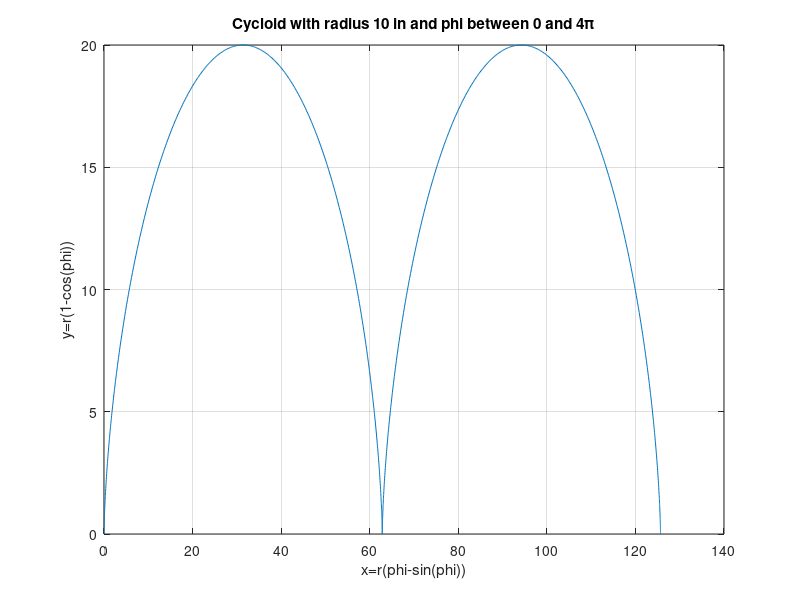
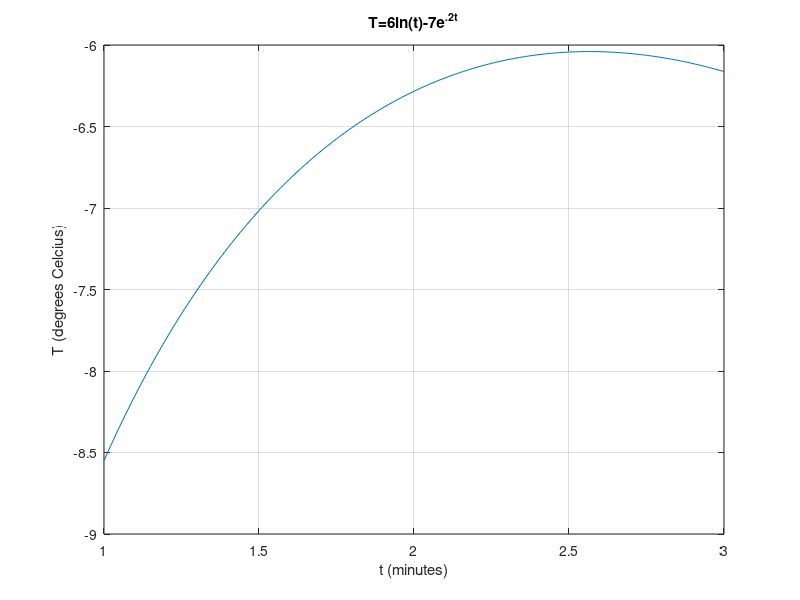
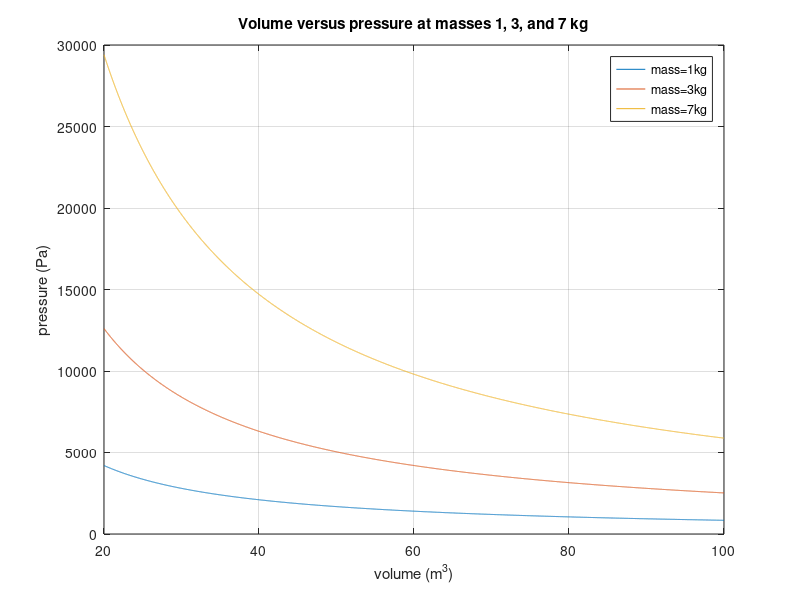
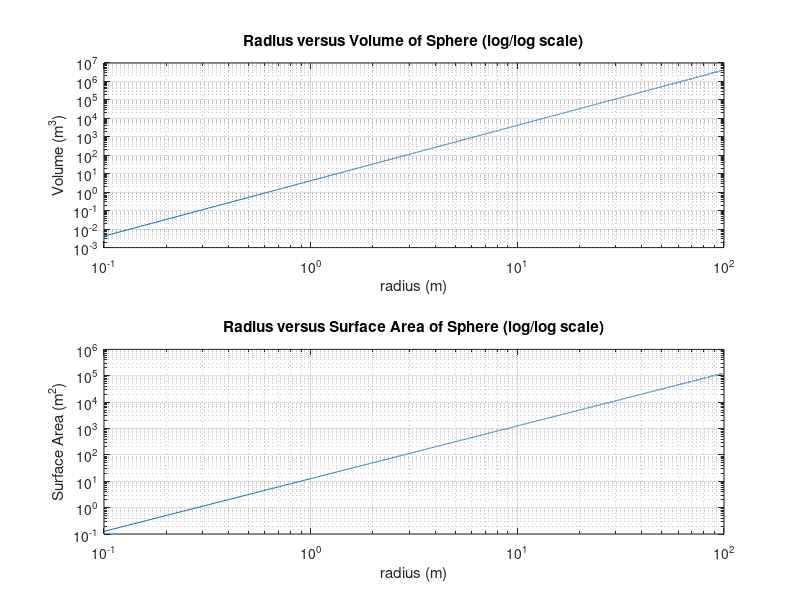

Here is the MATLAB script that generated these plots, in order:
% Emerson Fleming
% Homework 2
% 10-5-2021
clc,clear,format compact
%% Problem 1
%given
x=1:.2:5; % x starts at 1, increases by intervals of .2 up to 5
%function
y=7*sin(4*x); % function y with respect to x
%show 3rd
disp(y(3)) % shows 3rd value of incremental function

%% Problem 2
%given
a=[sin(-pi/2):.05:cos(0)];
%show 10th value
disp(a(10)) %shows 10th value of incremental function

%% Problem 3
%find roots
r=roots([13 182 -184 2503]) % 13*x^3+182*x^2-184*x+2503=0

%% Problem 4
%problem a (6π(tan^(-1)(12.5))+4):
a=(6*pi*atan(12.5))+4

%problem b (5tan(3(sin^(-1)(13/5)))):
b=5*tan(3*asin(13/5))

%% Problem 5
%given
r=10; %radius in inches
phi=[0:.01:4*pi]; %angle phi in radians

%parametric equations
x=r*(phi-sin(phi)); %x parameter
y=r*(1-cos(phi)); %y parameter

%cycloid plot
figure(5)
plot(x,y)
title('Cycloid with radius 10 in and phi between 0 and 4π')
xlabel('x=r(phi-sin(phi))')
ylabel('y=r(1-cos(phi))')
grid on
%% Problem 6
%given
t=[1:.01:3]; %time between 1 and 3 minutes

%equation
T=(6*log(t))-(7*exp(.2*t)); % Temperature in degrees Celcius

%plot of equation
figure(6)
plot(t,T) %t versus T plot
xlabel('t (minutes)')
ylabel('T (degrees Celcius)')
title('T=6ln(t)-7e^.^2^t')
grid on

%% Problem 7
%given
R=286.7; %ideal gas constant in (Nm)/(kgK)
T=293; %room temperature in K
V=[20:.01:100]; %volume in m^3; 20<=V<=100
    %masses in kg
    m1=1;
    m3=3;
    m7=7;

%pressure equations in Pa (pV=mRT)
p1=R*T*m1./V; %pressure at 1 kg mass
p2=R*T*m3./V; %pressure at 3 kg mass
p3=R*T*m7./V; %pressure at 7 kg mass

%plot of pressure vs volume
figure(7)
plot(V,p1,V,p2,V,p3) %V versus p plot
title('Volume versus pressure at masses 1, 3, and 7 kg')
xlabel('volume (m^3)')
ylabel('pressure (Pa)')
legend('mass=1kg','mass=3kg','mass=7kg')
grid on

%% Problem 8
%different b values
b3=3;
b5=5;
b25=25;
%function y=1-e^(-bt)
y1=1-exp(-b3*t); %solid state is 1 when b=1
y2=1-exp(-b5*t); %solid state is 1 when b=5
y3=1-exp(-b25*t); %solid state is 1 when b=25
figure(81)
plot(t,y1,t,y2,t,y3)
title('y(t)=1-e^-^b^t')
xlabel('t (time)')
ylabel('y(t)')
grid on
    %from looking at graph, steady state value is 1
Y1=max(y1); %max of graph should be roughly equal to steady state
Y2=max(y2); %max of graph should be roughly equal to steady state
Y3=max(y3); %max of graph should be roughly equal to steady state
    %by checking maximum values of y functions, steady state value is 1
    %98 percent of 1 is .98=y=Yn
%T (time) where y=.98=Yn and b=5
Yn=.98;
T=-log(1-Yn)/b5 %use b5
%% Problem 9
%given
r=[.1:.01:100]; %radius is between .1 and 100 meters

%equations
V=(4*pi*r.^3)/3; %volume of sphere in m^3
A=4*pi*r.^2; %surface area of sphere in m^2

%subplot of radius vs volume
figure(9)
subplot(2,1,1);
plot(r,V) %r versus V plot
loglog(r,V)
xlabel('radius (m)')
ylabel('Volume (m^3)')
title('Radius versus Volume of Sphere (log/log scale)')
grid on

%subplot of radius versus surface area
subplot(2,1,2);
plot(r,A) %r versus A plot
loglog(r,A)
xlabel('radius (m)')
ylabel('Surface Area (m^2)')
title('Radius versus Surface Area of Sphere (log/log scale)')
grid on